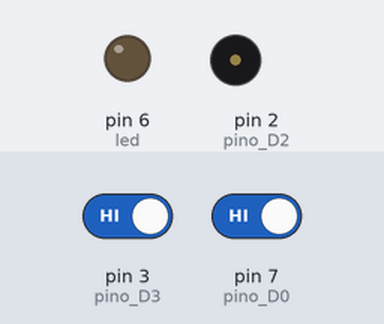
Bench run of a sketch on a simulated Arduino Uno, built with avr-gcc and run on an emulated ATmega328P. Parts: output pins drawn as LEDs (lit = HIGH), buzzer (waves = sounding). Dashed ring = blinking. The inputs (shaded band) are chosen by the test bench; at power-on: pin 3 (pino_D3) HIGH, pin 7 (pino_D0) HIGH.

Above: at 1.2 s.
1.3 s: pin 3 (pino_D3) driven LOW
At 1.5 s:
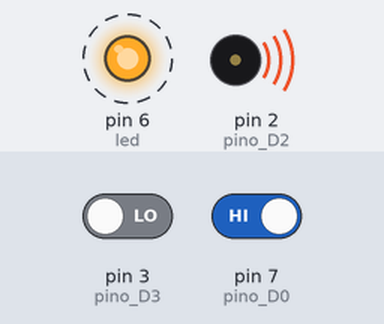
4.3 s: pin 7 (pino_D0) driven LOW
At 5.1 s:
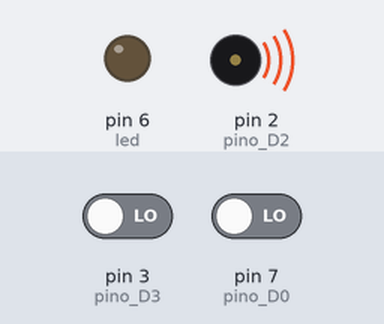
5.9 s: pin 3 (pino_D3) driven HIGH
Timing chart, 0 to 9.3 s (numbered marks = the images above; inputs shaded):
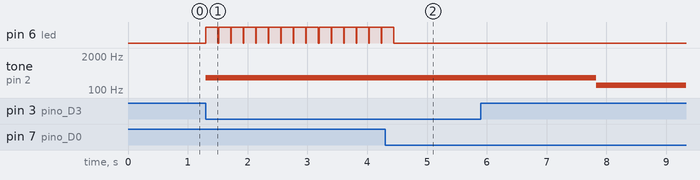

Measured:
- after the input at 1.3 s, pin 6 (led): alternates HIGH for 0.20 s and LOW for 0.01 s, starting at once; tone on pin 2 (pino_D2): silent → 300 Hz at once
- after the input at 4.3 s, pin 6 (led): goes on until 4.4 s, then stays LOW

The sketch:

sketch_nov26a.ino
```cpp
//SENSOR DE VIBRAÇÃO
int pino_A2 = A2;
int pino_D3 = 3;
int leitura_analogica = 0;
int leitura_analogica_ant = 0;
int leitura_digital = 0;


int led = 6;

//SENSOR DE CHAMA
int pino_D0 = 7;
int pino_A0 = A1;
int pino_D2 = 2;
int valor_a = 0;
int valor_d = 0;
float seno;
int frequencia;

void setup(){
  Serial.begin(9600);

  //SENSOR DE CHAMA
  pinMode(pino_A0, INPUT);
  pinMode(pino_D0, INPUT);
  pinMode(pino_D2,OUTPUT);
  pinMode(led, OUTPUT);

  //SENSOR DE VIBRAÇÃO
  pinMode(pino_A2, INPUT);
  pinMode(pino_D3, INPUT);

}

void loop(){

  //SENSOR DE CHAMA
  int valor_d = digitalRead(pino_D0);

  if (valor_d != 1){
    for (frequencia = 150; frequencia < 1800; frequencia += 1) {
      tone(pino_D2, frequencia, 10);
      delay(1);
    }
    for (frequencia = 1800; frequencia > 150; frequencia -= 1) {
      tone(pino_D2, frequencia, 10);
      delay(1);
    }
  }else{
    noTone(pino_D2);
    digitalWrite(led, LOW);
  }


  //SENSOR DE VIBRAÇÃO
  leitura_digital = digitalRead(pino_D3);

  if (leitura_digital != 1){
    digitalWrite(led,HIGH);
    tone(pino_D2, 300, 500);
    delay(200);
  }

  digitalWrite(led, LOW);

  delay(10);

}
```
